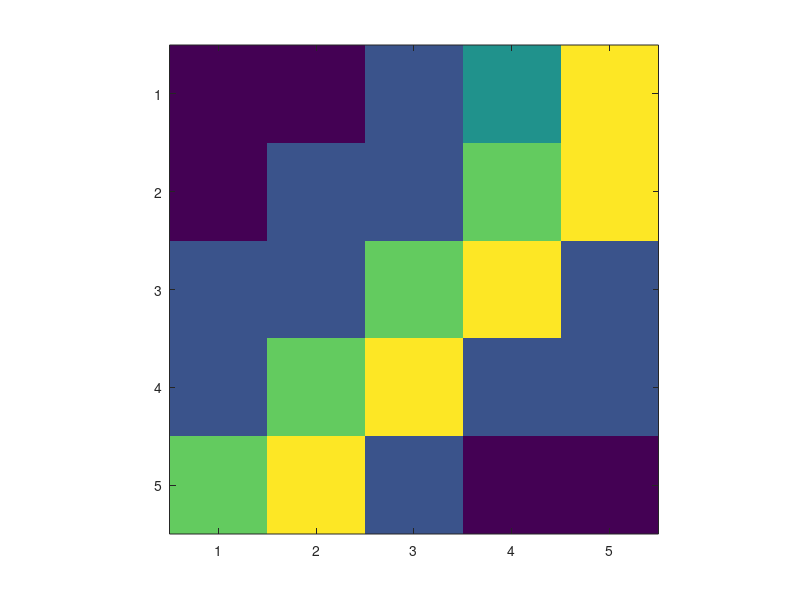
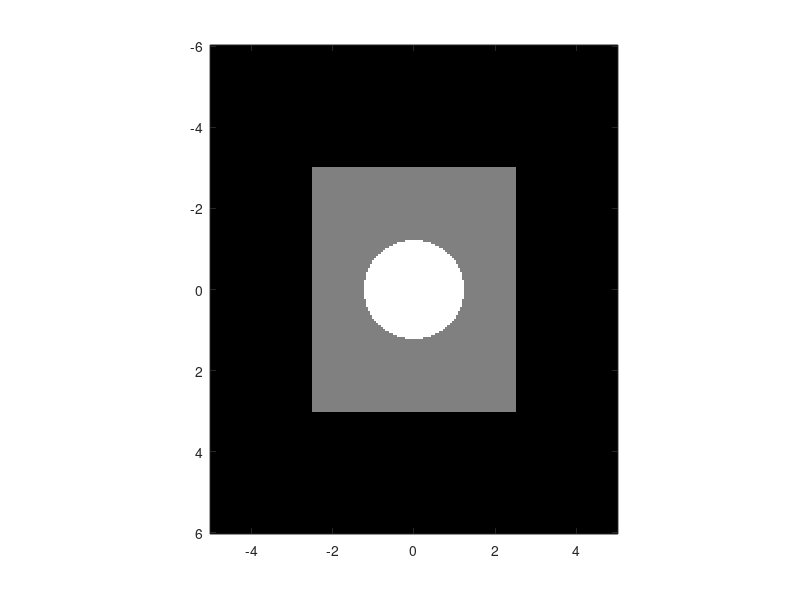

MATLAB code for these plots, in order: (Note: this script raises an error after producing the figures.)
%% 1
I = [[0, 0, 1, 2, 4];
    [0, 1, 1, 3, 4];
    [1, 1, 3, 4, 1];
    [1, 3, 4, 1, 1];
    [3, 4, 1, 0, 0]];

J = imresize(I, [8 8], 'bilinear');
J(5,3);
figure
imagesc(I)
axis image;
figure
imagesc(J)
axis image;

%% 3
x=-5:0.05:5;
y=-6:0.05:6;
[X,Y] = meshgrid(x,y);

circle = X.^2 + Y.^2 <= 1.5;
rect = (X >= -2.5 & X <= 2.5) & (Y >= -3 & Y <= 3);
image = circle + rect;

imagesc(x, y, image);
axis image;
colormap([0 0 0
        0.5 0.5 0.5
        1 1 1]);


%% 4
brainH = imread("../data/brainH.jpg");
brainL = imread("../data/brainL.jpg");

nn_int = imresize(brainL, [256 256], Method="nearest");
bilinear_int = imresize(brainL, [256 256], Method="bilinear");
bicubic_int = imresize(brainL, [256 256], Method="bicubic");

figure
imshow(brainL)
title("Brain L")

figure
imshow(brainH)
title("Brain H")

figure
imshow(nn_int)
title("Nearest Neighbor")

figure
imshow(bilinear_int)
title("Bilinear")

figure
imshow(bicubic_int)
title("Bicubic")
